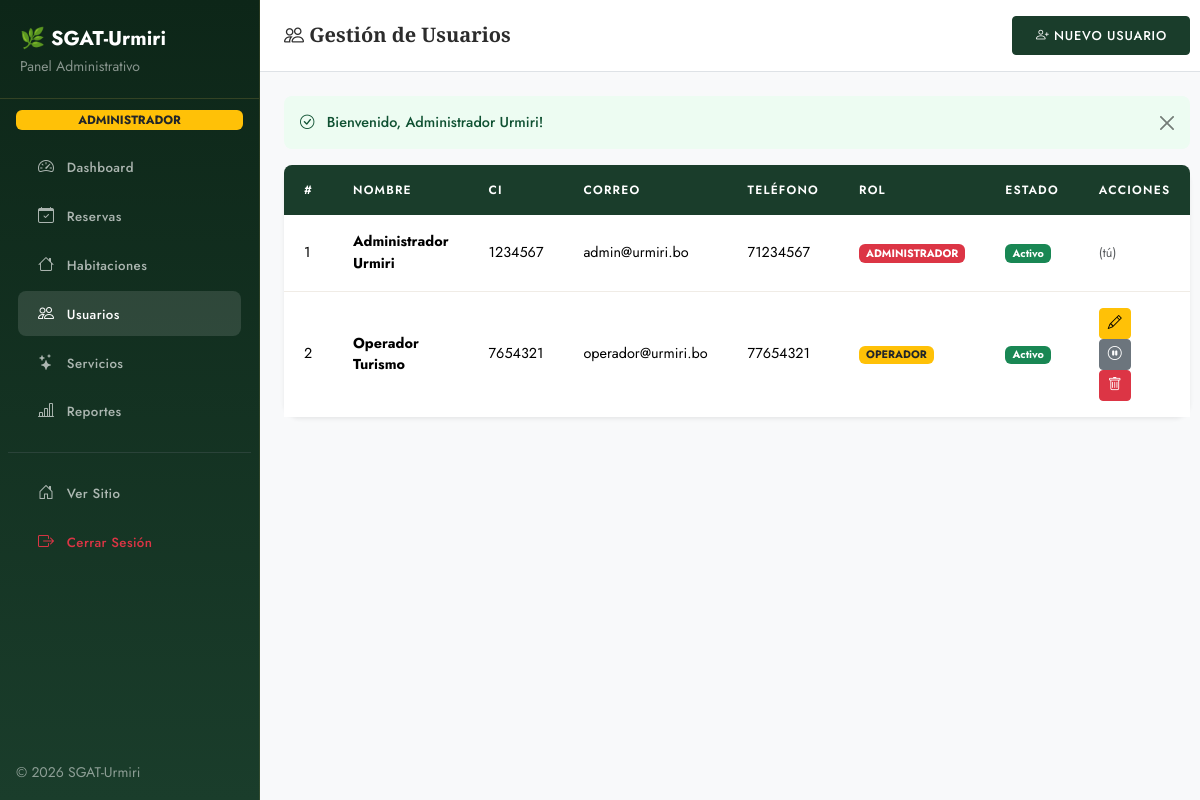
The page /views/admin/usuarios.php (signed in) on the database its author committed.
### tables this page shows
CREATE TABLE usuarios (
    id INT AUTO_INCREMENT PRIMARY KEY,
    nombre_completo VARCHAR(150) NOT NULL,
    ci VARCHAR(20) NOT NULL UNIQUE,
    correo VARCHAR(100) NOT NULL UNIQUE,
    telefono VARCHAR(20),
    password VARCHAR(255) NOT NULL,
    rol ENUM('administrador','operador','turista') DEFAULT 'turista',
    activo TINYINT(1) DEFAULT 1,
    token_recuperacion VARCHAR(100) DEFAULT NULL,
    token_expira DATETIME DEFAULT NULL,
    created_at TIMESTAMP DEFAULT CURRENT_TIMESTAMP,
    updated_at TIMESTAMP DEFAULT CURRENT_TIMESTAMP ON UPDATE CURRENT_TIMESTAMP
);

### config/helpers.php (called while the page is built, shortened)
<?php
function sanitize(string $val): string {
    return htmlspecialchars(trim($val), ENT_QUOTES, 'UTF-8');
}

### views/admin/usuarios.php (the view, shortened to what this page needs)
<?php
require_once __DIR__ . '/../../config/helpers.php';
$db = getDB();
$usuarios = $db->query("SELECT * FROM usuarios ORDER BY created_at DESC")->fetchAll();
?>
<!DOCTYPE html>
<html lang="es">
<head>
  <link rel="stylesheet" href="https://cdn.jsdelivr.net/npm/bootstrap@5.3.3/dist/css/bootstrap.min.css">
  <link rel="stylesheet" href="https://cdn.jsdelivr.net/npm/bootstrap-icons@1.11.3/font/bootstrap-icons.min.css">
  <link rel="stylesheet" href="<?= BASE_URL ?>assets/css/style.css">
</head>
<body>
<div class="d-flex">
  <?php include __DIR__ . '/sidebar.php'; ?>
  <div class="main-content flex-grow-1 bg-light">
    <div class="bg-white border-bottom px-4 py-3 d-flex justify-content-between align-items-center">
      <h5 class="mb-0 fw-bold"><i class="bi bi-people"></i> Gestión de Usuarios</h5>
      <button class="btn btn-primary-urmiri btn-sm" data-bs-toggle="modal" data-bs-target="#modalUsuario"
              onclick="resetModal()">
        <i class="bi bi-person-plus"></i> Nuevo Usuario
      </button>
    </div>
    <div class="p-4">
      <?php include __DIR__ . '/../partials/flash.php'; ?>
      <div class="card border-0 shadow-sm rounded-4">
        <div class="card-body p-0">
          <div class="table-responsive">
            <table class="table table-modern table-hover align-middle mb-0">
              <thead>
                <tr>
                  <th>#</th><th>Nombre</th><th>CI</th><th>Correo</th>
                  <th>Teléfono</th><th>Rol</th><th>Estado</th><th>Acciones</th>
                </tr>
              </thead>
              <tbody>
                <?php foreach ($usuarios as $u): ?>
                <tr>
                  <td><?= $u['id'] ?></td>
                  <td><strong><?= sanitize($u['nombre_completo']) ?></strong></td>
                  <td><?= sanitize($u['ci']) ?></td>
                  <td><?= sanitize($u['correo']) ?></td>
                  <td><?= sanitize($u['telefono'] ?? '—') ?></td>
                  <td>
                    <?php $cls = match($u['rol']) {
                      'administrador'=>'bg-danger','operador'=>'bg-warning text-dark',
                      default=>'bg-info text-dark'
                    }; ?>
                    <span class="badge <?= $cls ?>"><?= strtoupper($u['rol']) ?></span>
                  </td>
                  <td>
                    <?php if ($u['activo']): ?>
                      <span class="badge bg-success">Activo</span>
                    <?php else: ?>
                      <span class="badge bg-secondary">Inactivo</span>
                    <?php endif; ?>
                  </td>
                  <td>
                    <?php if ($u['id'] != $_SESSION['usuario_id']): ?>
                      <button class="btn btn-warning btn-sm me-1"
                              onclick="abrirEditar(<?= $u['id'] ?>,'<?= addslashes(sanitize($u['nombre_completo'])) ?>','<?= addslashes(sanitize($u['ci'])) ?>','<?= addslashes(sanitize($u['correo'])) ?>','<?= addslashes(sanitize($u['telefono'] ?? '')) ?>','<?= $u['rol'] ?>',<?= $u['activo'] ?>)"
                              title="Editar usuario">
                        <i class="bi bi-pencil"></i>
                      </button>
                      <?php if ($u['activo']): ?>
                        <a href="?toggle=<?= $u['id'] ?>&val=0"
                           class="btn btn-secondary btn-sm me-1"
                           onclick="return confirm('¿Desactivar este usuario?')"
                           title="Desactivar">
                          <i class="bi bi-pause-circle"></i>
                        </a>
                      <?php endif; ?>
                      <a href="?del=<?= $u['id'] ?>"
                         class="btn btn-danger btn-sm"
                         onclick="return confirm('⚠️ ¿Eliminar permanentemente a <?= addslashes(sanitize($u['nombre_completo'])) ?>?')"
                         title="Eliminar usuario">
                        <i class="bi bi-trash"></i>
                      </a>
                    <?php else: ?>
                      <small class="text-muted">(tú)</small>
                    <?php endif; ?>
                  </td>
                </tr>
                <?php endforeach; ?>
              </tbody>
            </table>
          </div>
        </div>
      </div>
    </div>
  </div>
</div>
</body>
</html>

### assets/css/style.css (style rules this page uses)
:root { --color-primary: #1a3d2b; --color-secondary: #4a7c59; --color-accent: #c9a84c; --color-dark: #0d2618; --color-terracotta: #b5624a; --color-cream: #f7f3ee; --color-warm-stone: #e8e0d5; --color-charcoal: #2c2c2c; --color-light-bg: #f4faf7; --font-display: 'Cormorant Garamond', Georgia, serif; --font-body: 'Jost', 'Segoe UI', sans-serif; --shadow-sm: 0 2px 12px rgba(0,0,0,0.06); --shadow-md: 0 8px 32px rgba(0,0,0,0.10); --shadow-lg: 0 20px 60px rgba(0,0,0,0.14); --radius-sm: 4px; --radius-md: 8px; --radius-lg: 16px; --radius-xl: 24px; }
*, *::before, *::after { box-sizing: border-box; }
body { font-family: var(--font-body); background: var(--color-cream); color: var(--color-charcoal); padding-top: 72px; -webkit-font-smoothing: antialiased; }
a { color: var(--color-secondary); text-decoration: none; }
h1, h2, h3, h4, h5 { font-family: var(--font-display); font-weight: 400; }
.btn-primary-urmiri { background: var(--color-primary); border-color: var(--color-primary); color: #fff; font-size: 0.8rem; font-weight: 500; letter-spacing: 0.06em; text-transform: uppercase; border-radius: var(--radius-sm); padding: 0.55rem 1.4rem; transition: all 0.25s ease; }
.main-content { margin-left: 260px; min-height: 100vh; background: #f0ece6; }
.table-modern { border-collapse: separate; border-spacing: 0; }
.table-modern thead th { background: var(--color-primary); color: #fff; border: none; font-family: var(--font-body); font-size: 0.75rem; font-weight: 600; letter-spacing: 0.1em; text-transform: uppercase; padding: 1rem 1.25rem; }
.table-modern thead th:first-child { border-radius: var(--radius-md) 0 0 0; }
.table-modern thead th:last-child { border-radius: 0 var(--radius-md) 0 0; }
.table-modern tbody td { padding: 1rem 1.25rem; border-bottom: 1px solid #f0ece6; vertical-align: middle; font-size: 0.9rem; }
.table-modern tbody tr:last-child td { border-bottom: none; }
.card { border: none; border-radius: var(--radius-lg); box-shadow: var(--shadow-sm); }

### views/admin/usuarios.php (style rules this page uses)
body { padding-top:0 }

### rows shown on the page
usuarios: id "1", nombre_completo "Administrador Urmiri", ci "1234567", correo "admin@urmiri.bo", telefono "71234567", rol "ADMINISTRADOR", activo "Activo", shows "(tú)"
usuarios: id "2", nombre_completo "Operador Turismo", ci "7654321", correo "operador@urmiri.bo", telefono "77654321", rol "OPERADOR", activo "Activo"

### other values the page prints
$_SESSION['rol'] "ADMINISTRADOR"
$flash['msg'] "Bienvenido, Administrador Urmiri!"
